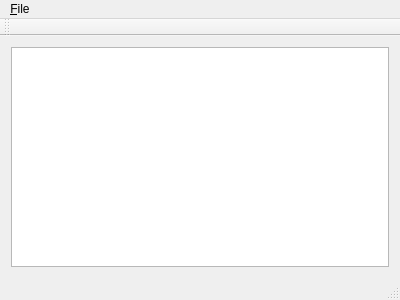
<?xml version="1.0" encoding="UTF-8"?>
<ui version="4.0">
 <class>GUI</class>
 <widget class="QMainWindow" name="GUI">
  <property name="geometry">
   <rect>
    <x>0</x>
    <y>0</y>
    <width>400</width>
    <height>300</height>
   </rect>
  </property>
  <property name="windowTitle">
   <string>GUI</string>
  </property>
  <widget class="QWidget" name="centralWidget">
   <layout class="QHBoxLayout" name="horizontalLayout">
    <item>
     <widget class="QGraphicsView" name="graphicsView"/>
    </item>
   </layout>
  </widget>
  <widget class="QMenuBar" name="menuBar">
   <property name="geometry">
    <rect>
     <x>0</x>
     <y>0</y>
     <width>400</width>
     <height>22</height>
    </rect>
   </property>
   <widget class="QMenu" name="menu_File">
    <property name="title">
     <string>&amp;File</string>
    </property>
    <addaction name="action_Open_File"/>
    <addaction name="action_Export_Music_XML"/>
   </widget>
   <addaction name="menu_File"/>
  </widget>
  <widget class="QToolBar" name="mainToolBar">
   <attribute name="toolBarArea">
    <enum>TopToolBarArea</enum>
   </attribute>
   <attribute name="toolBarBreak">
    <bool>false</bool>
   </attribute>
  </widget>
  <widget class="QStatusBar" name="statusBar"/>
  <action name="action_Open_File">
   <property name="text">
    <string>&amp;Open File...</string>
   </property>
  </action>
  <action name="action_Export_Music_XML">
   <property name="text">
    <string>&amp;Export Music XML...</string>
   </property>
  </action>
 </widget>
 <layoutdefault spacing="6" margin="11"/>
 <resources/>
 <connections/>
</ui>
